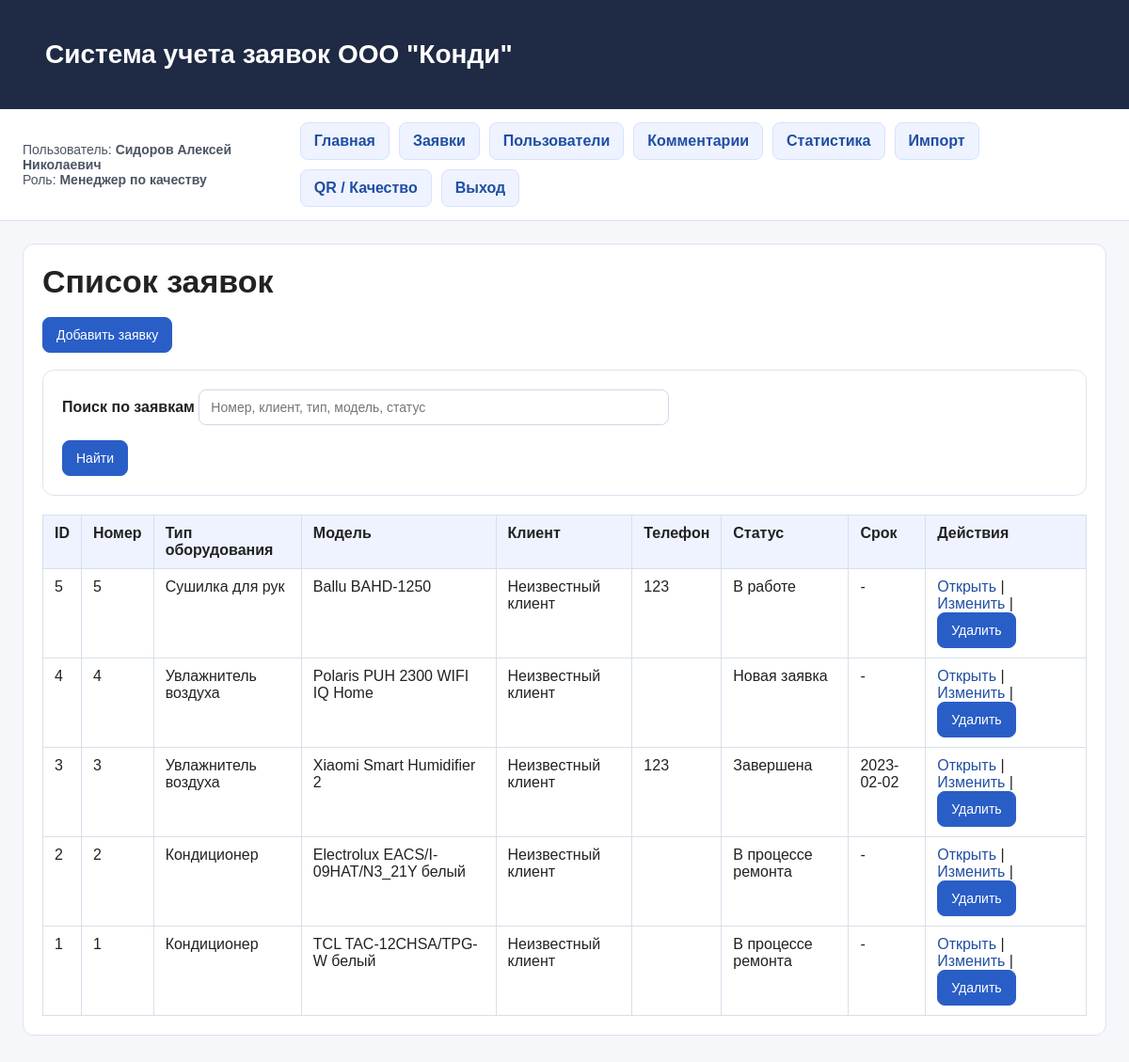
/requests (signed in), run on the app's committed database.
### webapp/models.py (models this page shows, shortened)
class Request(db.Model):
    __tablename__ = "requests"
    id = db.Column(db.Integer, primary_key=True)
    request_number = db.Column(db.String(50), unique=True, nullable=False)
    start_date = db.Column(db.String(50), nullable=True)
    created_at = db.Column(db.DateTime, default=datetime.utcnow)
    equipment_type = db.Column(db.String(100), nullable=False)
    equipment_model = db.Column(db.String(100), nullable=False)
    problem_description = db.Column(db.Text, nullable=False)
    client_name = db.Column(db.String(150), nullable=False)
    client_phone = db.Column(db.String(30), nullable=False)
    status = db.Column(db.String(50), default="Новая")
    planned_end_date = db.Column(db.String(50), nullable=True)
    repair_parts = db.Column(db.Text, nullable=True)
    client_id = db.Column(db.Integer, db.ForeignKey("users.id"), nullable=True)
    specialist_id = db.Column(db.Integer, db.ForeignKey("users.id"), nullable=True)
    comments = db.relationship(
        "Comment",
        backref="request",
        lazy=True,
        cascade="all, delete-orphan"
    )

### webapp/routes.py (the view, shortened to what this page needs)
@main_bp.route("/requests")
def requests_list():
    if "user_id" not in session:
        return redirect(url_for("main.login"))
    q = request.args.get("q", "").strip()
    requests_query = Request.query.order_by(Request.created_at.desc())
    requests_items = requests_query.all()
    return render_template(
        "requests_list.html",
        requests_items=requests_items,
        q=q
    )

### webapp/templates/requests_list.html (shortened to what this page needs)
{% extends "base.html" %}
{% block content %}
<div class="card">
    <h2 class="page-title">Список заявок</h2>
    <div class="actions">
        {% if session.get('role') in ["Оператор", "Менеджер по качеству"] %}
            <a class="btn" href="{{ url_for('main.create_request') }}">Добавить заявку</a>
        {% endif %}
    </div>
    <form method="get" action="{{ url_for('main.requests_list') }}" class="card">
        <div class="form-row">
            <label>Поиск по заявкам</label>
            <input type="text" name="q" value="{{ q }}" placeholder="Номер, клиент, тип, модель, статус">
        </div>
        <button type="submit">Найти</button>
    </form>
    {% if requests_items %}
        <table>
            <tr>
                <th>ID</th>
                <th>Номер</th>
                <th>Тип оборудования</th>
                <th>Модель</th>
                <th>Клиент</th>
                <th>Телефон</th>
                <th>Статус</th>
                <th>Срок</th>
                <th>Действия</th>
            </tr>
            {% for item in requests_items %}
            <tr>
                <td>{{ item.id }}</td>
                <td>{{ item.request_number }}</td>
                <td>{{ item.equipment_type }}</td>
                <td>{{ item.equipment_model }}</td>
                <td>{{ item.client_name }}</td>
                <td>{{ item.client_phone }}</td>
                <td>{{ item.status }}</td>
                <td>{{ item.planned_end_date or '-' }}</td>
                <td>
                    <a href="{{ url_for('main.request_detail', request_id=item.id) }}">Открыть</a>
                    {% if session.get('role') in ["Оператор", "Менеджер по качеству"] %}
                        | <a href="{{ url_for('main.edit_request', request_id=item.id) }}">Изменить</a>
                        | <form method="post"
                                action="{{ url_for('main.delete_request', request_id=item.id) }}"
                                class="inline"
                                onsubmit="return confirm('Удалить заявку №{{ item.request_number }}? Это действие нельзя отменить.');">
                            <button type="submit">Удалить</button>
                          </form>
                    {% endif %}
                </td>
            </tr>
            {% endfor %}
        </table>
    {% else %}
        <p>Заявок пока нет или по вашему запросу ничего не найдено.</p>
    {% endif %}
</div>
{% endblock %}

### webapp/static/css/style.css (style rules this page uses)
* { box-sizing: border-box; }
body { margin: 0; font-family: Arial, Helvetica, sans-serif; background: #f5f7fb; color: #222; }
a { color: #1f4ea3; text-decoration: none; }
.page-title { margin: 0 0 18px; font-size: 34px; }
.card { background: white; border: 1px solid #dde3ee; border-radius: 12px; padding: 20px; margin-bottom: 20px; }
.actions { display: flex; gap: 10px; flex-wrap: wrap; margin-bottom: 18px; }
.btn, button, input[type="submit"] { display: inline-block; border: 1px solid #2a5ec7; background: #2a5ec7; color: white; padding: 10px 14px; border-radius: 8px; font-size: 14px; cursor: pointer; text-decoration: none; }
form.inline { display: inline; }
input[type="text"], input[type="password"], input[type="file"], select, textarea { width: 100%; max-width: 500px; padding: 10px 12px; border: 1px solid #cfd8ea; border-radius: 8px; background: white; font-size: 14px; }
label { display: inline-block; margin-bottom: 6px; font-weight: 600; }
.form-row { margin-bottom: 16px; }
table { width: 100%; border-collapse: collapse; background: white; }
th, td { border: 1px solid #d8dfeb; padding: 10px 12px; text-align: left; vertical-align: top; }
th { background: #eef3ff; }

### data on the page
Request: id "5", request_number "5", equipment_type "Сушилка для рук", equipment_model "Ballu BAHD-1250", client_name "Неизвестный клиент", client_phone "123", status "В работе", planned_end_date "-"
Request: id "4", request_number "4", equipment_type "Увлажнитель воздуха", equipment_model "Polaris PUH 2300 WIFI IQ Home", client_name "Неизвестный клиент", status "Новая заявка", planned_end_date "-"
Request: id "3", request_number "3", equipment_type "Увлажнитель воздуха", equipment_model "Xiaomi Smart Humidifier 2", client_name "Неизвестный клиент", client_phone "123", status "Завершена", planned_end_date "2023-02-02"
Request: id "2", request_number "2", equipment_type "Кондиционер", equipment_model "Electrolux EACS/I-09HAT/N3_21Y белый", client_name "Неизвестный клиент", status "В процессе ремонта", planned_end_date "-"
Request: id "1", request_number "1", equipment_type "Кондиционер", equipment_model "TCL TAC-12CHSA/TPG-W белый", client_name "Неизвестный клиент", status "В процессе ремонта", planned_end_date "-"

### other printed values
{{ session.get('full_name') }} "Сидоров Алексей Николаевич"
{{ session.get('role') }} "Менеджер по качеству"
